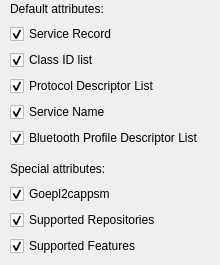
        <widget class="QWidget" name="page12">
         <attribute name="label">
          <string>PBAP</string>
         </attribute>
         <widget class="QWidget" name="verticalLayoutWidget_12">
          <property name="geometry">
           <rect>
            <x>10</x>
            <y>0</y>
            <width>201</width>
            <height>148</height>
           </rect>
          </property>
          <layout class="QVBoxLayout" name="verticalLayout_12">
           <item>
            <widget class="QLabel" name="label_12">
             <property name="text">
              <string>Default attributes:</string>
             </property>
            </widget>
           </item>
           <item>
            <widget class="QCheckBox" name="checkBox81">
             <property name="text">
              <string>Service Record</string>
             </property>
             <property name="checked">
              <bool>true</bool>
             </property>
            </widget>
           </item>
           <item>
            <widget class="QCheckBox" name="checkBox82">
             <property name="text">
              <string>Class ID list</string>
             </property>
             <property name="checked">
              <bool>true</bool>
             </property>
            </widget>
           </item>
           <item>
            <widget class="QCheckBox" name="checkBox83">
             <property name="text">
              <string>Protocol Descriptor List</string>
             </property>
             <property name="checked">
              <bool>true</bool>
             </property>
            </widget>
           </item>
           <item>
            <widget class="QCheckBox" name="checkBox84">
             <property name="text">
              <string>Service Name</string>
             </property>
             <property name="checked">
              <bool>true</bool>
             </property>
            </widget>
           </item>
           <item>
            <widget class="QCheckBox" name="checkBox85">
             <property name="text">
              <string>Bluetooth Profile Descriptor List</string>
             </property>
             <property name="checked">
              <bool>true</bool>
             </property>
            </widget>
           </item>
          </layout>
         </widget>
         <widget class="QWidget" name="verticalLayoutWidget_28">
          <property name="geometry">
           <rect>
            <x>10</x>
            <y>160</y>
            <width>201</width>
            <height>96</height>
           </rect>
          </property>
          <layout class="QVBoxLayout" name="verticalLayout_28">
           <item>
            <widget class="QLabel" name="label_28">
             <property name="text">
              <string>Special attributes:</string>
             </property>
            </widget>
           </item>
           <item>
            <widget class="QCheckBox" name="checkBox86">
             <property name="text">
              <string>Goepl2cappsm</string>
             </property>
             <property name="checked">
              <bool>true</bool>
             </property>
            </widget>
           </item>
           <item>
            <widget class="QCheckBox" name="checkBox87">
             <property name="text">
              <string>Supported Repositories</string>
             </property>
             <property name="checked">
              <bool>true</bool>
             </property>
            </widget>
           </item>
           <item>
            <widget class="QCheckBox" name="checkBox88">
             <property name="text">
              <string>Supported Features</string>
             </property>
             <property name="checked">
              <bool>true</bool>
             </property>
            </widget>
           </item>
          </layout>
         </widget>
        </widget>
